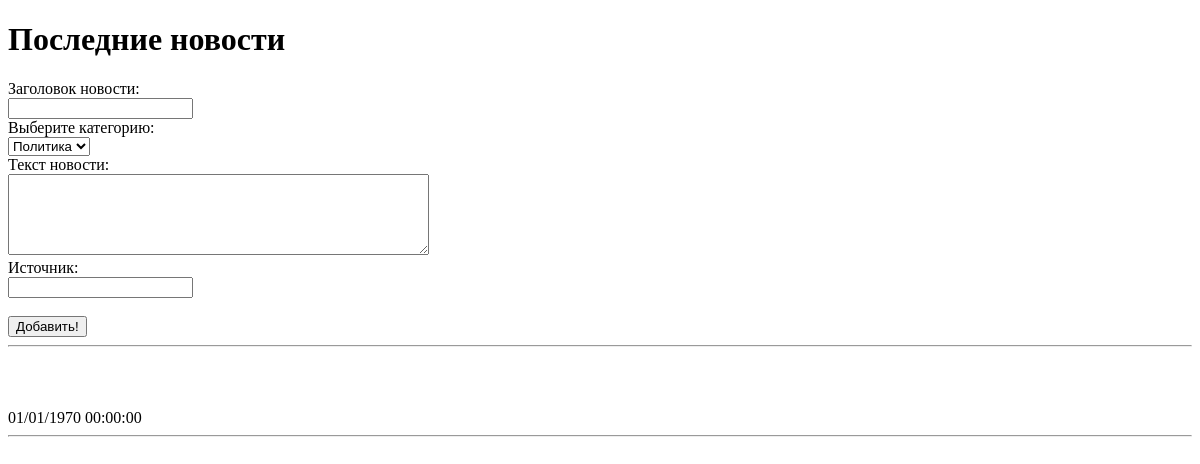
The page /news/news.php on the database as committed earlier.
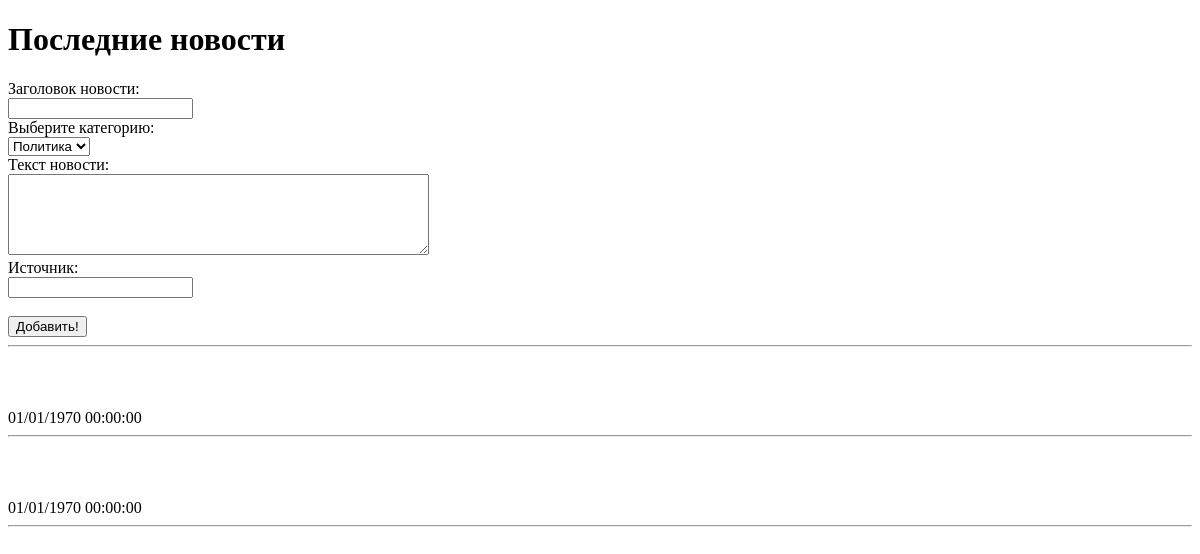
The same page on the database as committed later.
### tables this page shows
CREATE TABLE msgs(id INTEGER PRIMARY KEY AUTOINCREMENT, title TEXT, category INTEGER, description TEXT, source TEXT, datetime INTEGER);

### news/NewsDB.class.php (called while the page is built, shortened)
<?php
class NewsDB implements INewsDB
{
    public $_db;
    public function __construct()
    {
        $this->_db = new SQLite3(self::DB_NAME);
    }
    public function getNews()
    {
        $sql = "SELECT * FROM msgs";
        $result = $this->_db->query($sql);
        return $this->db2arr($result);
    }
    private function db2arr($data)
    {
        $arr = [];
        while ($row = $data->fetchArray(SQLITE3_ASSOC))
            $arr[] = $row;
        return $arr;
    }
}

### news/get_news.inc.php (the view, shortened to what this page needs)
<?php
$messages=$news->getNews();
    foreach ($messages as $message=>$value){
        echo $value['title']."<br>";
        echo $value['description']."<br>";
        echo $value['source']."<br>";
        echo date('m/d/Y H:i:s', $value['datetime'])."<hr>";
    }

Rows that differ between the two databases and show on the page:
added msgs: datetime "01/01/1970 00:00:00"
